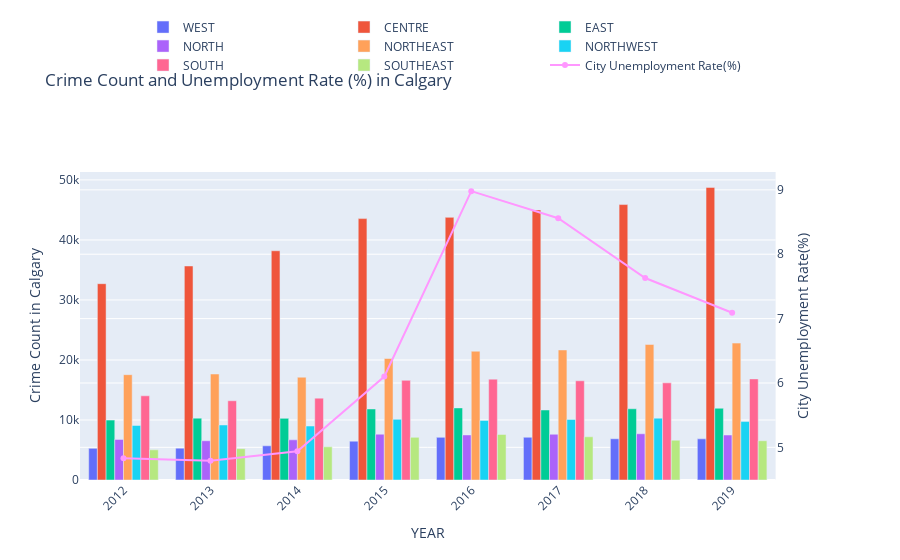

The code cell stored with this chart in its notebook:
### Code cell
# Create figure with secondary y-axis
fig1 = make_subplots(specs=[[{"secondary_y": True}]])

# Add traces
fig1.add_trace(
    go.Bar(x= df1.YEAR.unique(), y = df1.loc[df1['SECTOR'] == 'WEST'].CRIME_COUNT, name="WEST"),
    secondary_y=False,
)

#8 SECTORS

#1
fig1.add_trace(
    go.Bar(x= df1.YEAR.unique(), y = df1.loc[df1['SECTOR'] == 'CENTRE'].CRIME_COUNT, name="CENTRE"),
    secondary_y=False,
)

#2
fig1.add_trace(
    go.Bar(x= df1.YEAR.unique(), y = df1.loc[df1['SECTOR'] == 'EAST'].CRIME_COUNT, name="EAST"),
    secondary_y=False,
)

#3
fig1.add_trace(
    go.Bar(x= df1.YEAR.unique(), y = df1.loc[df1['SECTOR'] == 'NORTH'].CRIME_COUNT, name="NORTH"),
    secondary_y=False,
)

#4
fig1.add_trace(
    go.Bar(x= df1.YEAR.unique(), y = df1.loc[df1['SECTOR'] == 'NORTHEAST'].CRIME_COUNT, name="NORTHEAST"),
    secondary_y=False,
)

#5
fig1.add_trace(
    go.Bar(x= df1.YEAR.unique(), y = df1.loc[df1['SECTOR'] == 'NORTHWEST'].CRIME_COUNT, name="NORTHWEST"),
    secondary_y=False,
)

#6
fig1.add_trace(
    go.Bar(x= df1.YEAR.unique(), y = df1.loc[df1['SECTOR'] == 'SOUTH'].CRIME_COUNT, name="SOUTH"),
    secondary_y=False,
)

#7
fig1.add_trace(
    go.Bar(x= df1.YEAR.unique(), y = df1.loc[df1['SECTOR'] == 'SOUTHEAST'].CRIME_COUNT, name="SOUTHEAST"),
    secondary_y=False,
)


#ADD Unemployment Rate Trace
fig1.add_trace(
    go.Scatter(x=df1.YEAR.unique(), y=df1.loc[df1['SECTOR'] == 'CENTRE'].CITY_UNEMPLOYMENT, name="City Unemployment Rate(%)"),
    secondary_y=True,
)

# Add figure title
fig1.update_layout(
    title_text="Crime Count and Unemployment Rate (%) in Calgary"
)

# Set x-axis title
fig1.update_xaxes(title_text="YEAR")

# Set y-axes titles
fig1.update_yaxes(title_text="Crime Count in Calgary", secondary_y=False)
fig1.update_yaxes(title_text="City Unemployment Rate(%)", secondary_y=True)

#SET MODE
fig1.update_layout(barmode='group', xaxis_tickangle=-45, xaxis={'categoryorder':'category descending'},
                  legend=dict(
                    orientation="h",
                    yanchor="bottom",
                    y=1.3,
                    xanchor="right",
                    x=0.9))
fig1.show()

### Figure 1 — Plotly figure (JSON) as saved in the notebook; plotly's stock layout.template omitted (floating-point values rounded to 4 significant figures)
{"data": [{"name": "WEST", "type": "bar", "x": [2012, 2013, 2014, 2015, 2016, 2017, 2018, 2019], "xaxis": "x", "y": [5272, 5311, 5699, 6472, 7107, 7119, 6869, 6853], "yaxis": "y"}, {"name": "CENTRE", "type": "bar", "x": [2012, 2013, 2014, 2015, 2016, 2017, 2018, 2019], "xaxis": "x", "y": [32710, 35664, 38197, 43555, 43765, 45008, 45895, 48756], "yaxis": "y"}, {"name": "EAST", "type": "bar", "x": [2012, 2013, 2014, 2015, 2016, 2017, 2018, 2019], "xaxis": "x", "y": [9981, 10308, 10270, 11837, 12013, 11666, 11867, 11956], "yaxis": "y"}, {"name": "NORTH", "type": "bar", "x": [2012, 2013, 2014, 2015, 2016, 2017, 2018, 2019], "xaxis": "x", "y": [6765, 6541, 6694, 7635, 7507, 7623, 7704, 7499], "yaxis": "y"}, {"name": "NORTHEAST", "type": "bar", "x": [2012, 2013, 2014, 2015, 2016, 2017, 2018, 2019], "xaxis": "x", "y": [17550, 17662, 17126, 20246, 21459, 21665, 22585, 22811], "yaxis": "y"}, {"name": "NORTHWEST", "type": "bar", "x": [2012, 2013, 2014, 2015, 2016, 2017, 2018, 2019], "xaxis": "x", "y": [9084, 9167, 8995, 10108, 9928, 10089, 10304, 9739], "yaxis": "y"}, {"name": "SOUTH", "type": "bar", "x": [2012, 2013, 2014, 2015, 2016, 2017, 2018, 2019], "xaxis": "x", "y": [14027, 13203, 13641, 16608, 16806, 16534, 16187, 16846], "yaxis": "y"}, {"name": "SOUTHEAST", "type": "bar", "x": [2012, 2013, 2014, 2015, 2016, 2017, 2018, 2019], "xaxis": "x", "y": [5020, 5217, 5524, 7107, 7588, 7197, 6636, 6539], "yaxis": "y"}, {"name": "City Unemployment Rate(%)", "type": "scatter", "x": [2012, 2013, 2014, 2015, 2016, 2017, 2018, 2019], "xaxis": "x", "y": [4.83, 4.79, 4.94, 6.1, 8.98, 8.56, 7.63, 7.09], "yaxis": "y2"}], "layout": {"autosize": true, "barmode": "group", "legend": {"orientation": "h", "x": 0.9, "xanchor": "right", "y": 1.3, "yanchor": "bottom"}, "title": {"text": "Crime Count and Unemployment Rate (%) in Calgary"}, "xaxis": {"anchor": "y", "autorange": true, "categoryorder": "category descending", "domain": [0, 0.94], "range": [2012.0, 2020.0], "tickangle": -45, "title": {"text": "YEAR"}, "type": "linear"}, "yaxis": {"anchor": "x", "autorange": true, "domain": [0, 1], "range": [0, 51320.0], "title": {"text": "Crime Count in Calgary"}, "type": "linear"}, "yaxis2": {"anchor": "x", "autorange": true, "overlaying": "y", "range": [4.478, 9.292], "side": "right", "title": {"text": "City Unemployment Rate(%)"}, "type": "linear"}}}
